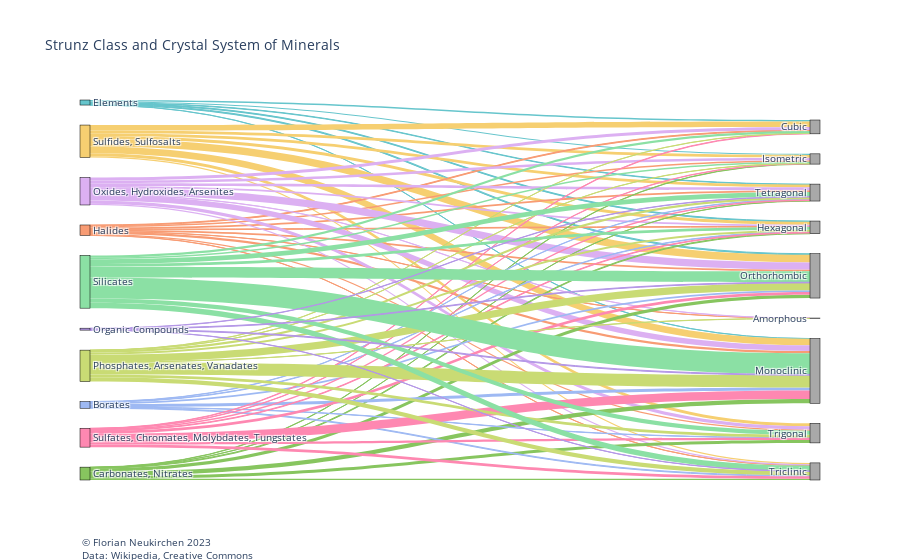

Write notebook code for a chart like this one.
### Code cell
fig = go.Figure(data=[go.Sankey(
    valuesuffix = " species",
    node = dict(
      pad = 20,
      thickness = 10,
      line = dict(color = "black", width = 0.5),
      label = label,
      color = color1
    ),
    link = dict( 
      source = source, 
      target = target,
      value = value,
      color = color2
  ))])

fig.update_layout(title_text="Strunz Class and Crystal System of Minerals", font_size=10)

# Footnote
fig.add_annotation(text='© Florian Neukirchen 2023 <br>Data: Wikipedia, Creative Commons', 
                    align='left',
                    showarrow=False,
                    xref='paper',
                    yref='paper',
                    x=0,
                    y=-0.22,
                    xanchor='left',
                    yanchor='bottom',
                    )


fig.show()

### Figure 1 — Plotly figure (JSON) as saved in the notebook; plotly's stock layout.template omitted (floating-point values rounded to 4 significant figures)
{"data": [{"link": {"color": ["rgb(102, 197, 204)", "rgb(102, 197, 204)", "rgb(102, 197, 204)", "rgb(102, 197, 204)", "rgb(102, 197, 204)", "rgb(102, 197, 204)", "rgb(246, 207, 113)", "rgb(246, 207, 113)", "rgb(246, 207, 113)", "rgb(246, 207, 113)", "rgb(246, 207, 113)", "rgb(246, 207, 113)", "rgb(246, 207, 113)", "rgb(246, 207, 113)", "rgb(248, 156, 116)", "rgb(248, 156, 116)", "rgb(248, 156, 116)", "rgb(248, 156, 116)", "rgb(248, 156, 116)", "rgb(248, 156, 116)", "rgb(248, 156, 116)", "rgb(248, 156, 116)", "rgb(248, 156, 116)", "rgb(220, 176, 242)", "rgb(220, 176, 242)", "rgb(220, 176, 242)", "rgb(220, 176, 242)", "rgb(220, 176, 242)", "rgb(220, 176, 242)", "rgb(220, 176, 242)", "rgb(220, 176, 242)", "rgb(220, 176, 242)", "rgb(135, 197, 95)", "rgb(135, 197, 95)", "rgb(135, 197, 95)", "rgb(135, 197, 95)", "rgb(135, 197, 95)", "rgb(135, 197, 95)", "rgb(135, 197, 95)", "rgb(158, 185, 243)", "rgb(158, 185, 243)", "rgb(158, 185, 243)", "rgb(158, 185, 243)", "rgb(158, 185, 243)", "rgb(158, 185, 243)", "rgb(254, 136, 177)", "rgb(254, 136, 177)", "rgb(254, 136, 177)", "rgb(254, 136, 177)", "rgb(254, 136, 177)", "rgb(254, 136, 177)", "rgb(254, 136, 177)", "rgb(254, 136, 177)", "rgb(201, 219, 116)", "rgb(201, 219, 116)", "rgb(201, 219, 116)", "rgb(201, 219, 116)", "rgb(201, 219, 116)", "rgb(201, 219, 116)", "rgb(201, 219, 116)", "rgb(201, 219, 116)", "rgb(201, 219, 116)", "rgb(139, 224, 164)", "rgb(139, 224, 164)", "rgb(139, 224, 164)", "rgb(139, 224, 164)", "rgb(139, 224, 164)", "rgb(139, 224, 164)", "rgb(139, 224, 164)", "rgb(139, 224, 164)", "rgb(180, 151, 231)", "rgb(180, 151, 231)", "rgb(180, 151, 231)", "rgb(180, 151, 231)"], "source": [0, 0, 0, 0, 0, 0, 1, 1, 1, 1, 1, 1, 1, 1, 2, 2, 2, 2, 2, 2, 2, 2, 2, 3, 3, 3, 3, 3, 3, 3, 3, 3, 4, 4, 4, 4, 4, 4, 4, 5, 5, 5, 5, 5, 5, 6, 6, 6, 6, 6, 6, 6, 6, 7, 7, 7, 7, 7, 7, 7, 7, 7, 8, 8, 8, 8, 8, 8, 8, 8, 9, 9, 9, 9], "target": [10, 11, 12, 13, 14, 15, 10, 11, 12, 13, 14, 15, 16, 17, 18, 10, 11, 12, 13, 14, 15, 16, 17, 18, 10, 11, 12, 13, 14, 15, 16, 17, 11, 12, 13, 14, 15, 16, 17, 11, 13, 14, 15, 16, 17, 10, 11, 12, 13, 14, 15, 16, 17, 18, 10, 11, 12, 13, 14, 15, 16, 17, 10, 11, 12, 13, 14, 15, 16, 17, 13, 14, 15, 16], "value": [9, 5, 7, 1, 6, 3, 34, 17, 17, 41, 47, 17, 8, 18, 1, 5, 4, 9, 15, 11, 11, 1, 7, 1, 19, 11, 16, 34, 44, 17, 7, 20, 5, 2, 26, 20, 1, 7, 18, 3, 18, 11, 2, 5, 2, 3, 4, 2, 53, 17, 8, 16, 13, 1, 1, 12, 1, 76, 45, 14, 26, 17, 14, 17, 9, 129, 67, 29, 34, 25, 5, 4, 2, 1]}, "node": {"color": ["rgb(102, 197, 204)", "rgb(246, 207, 113)", "rgb(248, 156, 116)", "rgb(220, 176, 242)", "rgb(135, 197, 95)", "rgb(158, 185, 243)", "rgb(254, 136, 177)", "rgb(201, 219, 116)", "rgb(139, 224, 164)", "rgb(180, 151, 231)", "rgb(169,169,169)", "rgb(169,169,169)", "rgb(169,169,169)", "rgb(169,169,169)", "rgb(169,169,169)", "rgb(169,169,169)", "rgb(169,169,169)", "rgb(169,169,169)", "rgb(169,169,169)"], "label": ["Elements", "Sulfides, Sulfosalts", "Halides", "Oxides, Hydroxides, Arsenites", "Carbonates, Nitrates", "Borates", "Sulfates, Chromates, Molybdates, Tungstates", "Phosphates, Arsenates, Vanadates", "Silicates", "Organic Compounds", "Cubic", "Hexagonal", "Isometric", "Monoclinic", "Orthorhombic", "Tetragonal", "Triclinic", "Trigonal", "Amorphous"], "line": {"color": "black", "width": 0.5}, "pad": 20, "thickness": 10}, "type": "sankey", "valuesuffix": " species"}], "layout": {"annotations": [{"align": "left", "showarrow": false, "text": "© Florian Neukirchen 2023 <br>Data: Wikipedia, Creative Commons", "x": 0, "xanchor": "left", "xref": "paper", "y": -0.22, "yanchor": "bottom", "yref": "paper"}], "font": {"size": 10}, "title": {"text": "Strunz Class and Crystal System of Minerals"}}}
